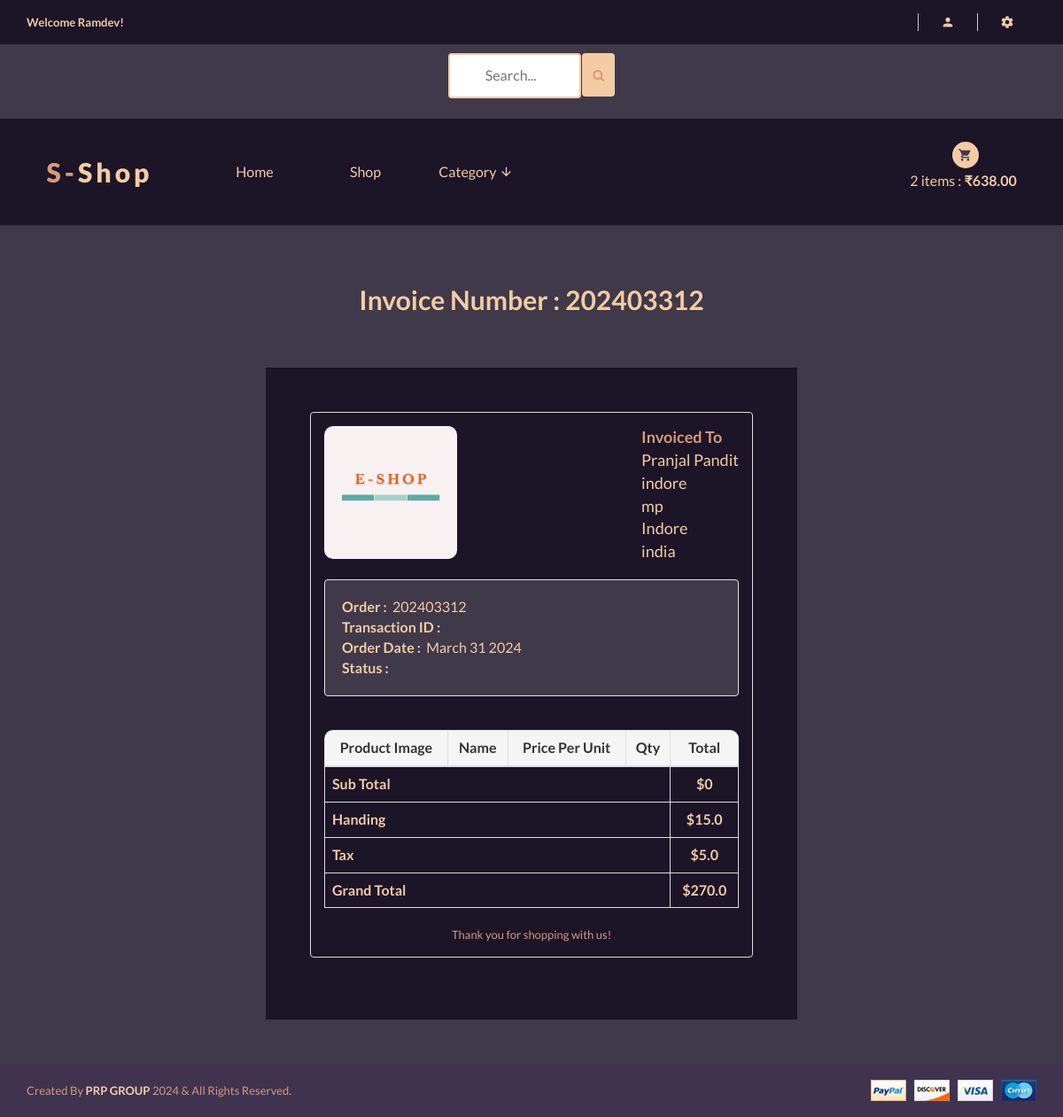
Page /account/order_detail/202403312/ (signed in) on the committed database.
### accounts/models.py (models this page shows, shortened)
class Account(AbstractBaseUser):
    first_name = models.CharField(max_length=50)
    last_name = models.CharField(max_length=50)
    username = models.CharField(max_length=50, unique=True)
    email = models.EmailField(max_length=100, unique=True)
    Phone_number = models.CharField(max_length=50)
    is_admin = models.BooleanField(default=False)
    is_staff = models.BooleanField(default=False)
    is_active = models.BooleanField(default=False)
    is_superadmin = models.BooleanField(default=False)
    date_joined_for_format = models.DateTimeField(auto_now_add=True)
    last_login_for_format  = models.DateTimeField(auto_now_add=True)
    USERNAME_FIELD = 'email'
    REQUIRED_FIELDS = ['username', 'first_name', 'last_name']
    objects = AccountManger()

### orders/models.py (models this page shows, shortened)
class Order(models.Model):
    STATUS = (
        ('New', 'New'),
        ('Accepted', 'Accepted'),
        ('Completed', 'Completed'),
        ('Cancelled', 'Cancelled'),
    )
    user = models.ForeignKey(Account, on_delete=models.SET_NULL, null=True)
    payment = models.ForeignKey(Payment, on_delete=models.SET_NULL, blank=True, null=True)
    order_number = models.CharField(max_length=20)
    first_name = models.CharField(max_length=50)
    last_name = models.CharField(max_length=50)
    phone = models.CharField(max_length=15)
    email = models.EmailField(max_length=50)
    address = models.TextField(max_length=1000)
    country = models.CharField(max_length=50)
    state = models.CharField(max_length=50)
    city = models.CharField(max_length=50)
    order_note = models.CharField(max_length=1000, blank=True)
    order_total = models.FloatField()
    tax = models.FloatField()
    status = models.CharField(max_length=10, choices=STATUS, default='New')
    ip = models.CharField(blank=True, max_length=20)
    is_ordered = models.BooleanField(default=False)
    created_at = models.DateTimeField(auto_now_add=True)
    updated_at = models.DateTimeField(auto_now=True)
    def full_name(self):
        return f'{self.first_name} {self.last_name}'
    def order_created(self):
        return self.created_at.strftime('%B %d %Y')

### accounts/views.py (the view)
# urls.py: path('order_detail/<int:order_id>/', views.order_detail, name='order_detail'),
@login_required(login_url = 'accounts:login')
def order_detail(request,order_id):
    order_detail = OrderProduct.objects.filter(order__order_number=order_id)
    order = Order.objects.get(order_number=order_id)
    subtotal = 0
    for x in order_detail:
        subtotal += x.product_price * x.quantity
    context = {
        'order_detail': order_detail,
        'order': order,
        'subtotal': subtotal,
    }
    return render(request, 'shop/accounts/dashboard/order_detail.html', context)

### templates/shop/accounts/dashboard/order_detail.html (shortened to what this page needs)
{% extends '../../../base.html' %}
{% load static %}
{% block content %}
<div class="container" style="margin-top: 50px;">
  <h2 class="text-center">Invoice Number : {{order.order_number}} </h2>
</div>
<div class="container"
  style="margin: 0 auto;width: 50%;padding: 50px;background: #1c1427;margin-top: 50px;margin-bottom: 50px;">
  <div  class="row invoice row-printable">
    <div  class="col-md-12">
      <div style="background:#1c1427" class="panel panel-default plain" id="dash_0">
        <div class="panel-body p30">
          <div class="row">
            <div class="col-lg-6">
              <div class="invoice-logo"><img style="border-radius:10px;" width="150" height="150" src={% static './img/logo.jpg' %} alt="Invoice logo"
                  style="max-height:130px;"></div>
            </div>
            <div style="font-size:18px" class="col-lg-6 ">
              <div class="invoice-from  ">
                <ul class="list-unstyled floatright">
                  <li style="color:#d99879"><strong>Invoiced To</strong></li><br>
                  <li>{{order.full_name}}</li><br>
                  <li>{{order.address}}</li><br>
                  <li>{{order.state}}</li><br>
                  <li>{{order.city}}</li><br>
                  <li>{{order.country}}</li>
                </ul>
              </div>
            </div>
            <div class="col-lg-12">
            <br>
              <div style="font-size:16px">
                <div style="background:#40394a" class="well">
                  <ul  style="margin:auto">
                    <li><strong><span >Order :</span></strong>&nbsp; {{order.order_number}}</li><br>
                    <li><strong><span >Transaction ID :</span></strong>&nbsp; {{order.payment.payment_id}}</li><br>
                    <li><strong><span >Order Date :</span></strong>&nbsp; {{order.order_created}}</li><br>
                    <li><strong><span >Status :</span></strong>&nbsp; {{order.payment.status}}</li><br>
                  </ul>
                </div>
              </div>
              <br>
              <div>
                <div  style="border-radius:10px;" class="table-responsive" style="overflow: hidden; outline: none;" tabindex="0">
                  <table style="font-size:16px"  class="table table-bordered">
                    <thead >
                      <tr>
                        <th style="" class="per70 text-center">Product Image</th>
                        <th style="" class="per70 text-center">Name</th>
                        <th style="" class="per5 text-center">Price per unit</th>
                        <th style="" class="per5 text-center">Qty</th>
                        <th style="" class="per25 text-center">Total</th>
                      </tr>
                    </thead>
                    <tbody>
                      <tr>
                        <th colspan="4" class="text-left">Sub Total</th>
                        <th class="text-center">${{subtotal}}  </th>
                      </tr>
                      <tr>
                        <th colspan="4" class="text-left">Handing</th>
                        <th class="text-center">$15.0  </th>
                      </tr>
                      <tr>
                        <th colspan="4" class="text-left">Tax</th>
                        <th class="text-center">${{order.tax}}  </th>
                      </tr>
                    </tbody>
                    <tfoot>
                      <tr>
                        <th colspan="4" class="text-left">Grand Total</th>
                        <th class="text-center">${{order.order_total}}  </th>
                      </tr>
                    </tfoot>
                  </table>
                </div>
              </div>
              <div class="invoice-footer mt25">
                <p style="color:#d99879" class="text-center">Thank you for shopping with us!</p>
              </div>
            </div>
          </div>
        </div>
      </div>
    </div>
  </div>
</div>
{% endblock content %}

### templates/base.html (shortened to what this page needs)
{% load static %}
<html class="no-js" lang="">
<head>
    <link rel="stylesheet" href="{% static 'css/bootstrap.min.css' %}">
    <link rel="stylesheet" href="{% static 'css/animate.css' %}">
    <link rel="stylesheet" href="{% static 'css/materialdesignicons.min.css' %}">
    <link rel="stylesheet" href="{% static 'css/jquery.simpleLens.css' %}">
    <link rel="stylesheet" href="{% static 'css/jquery-ui.min.css' %}">
    <link rel="stylesheet" href="{% static 'css/meanmenu.min.css' %}">
    <link rel="stylesheet" href="{% static 'css/nivo-slider.css' %}">
    <link rel="stylesheet" href="{% static 'css/owl.carousel.css' %}">
    <link rel="stylesheet" href="{% static 'css/style.css' %}">
    <link rel="stylesheet" href="{% static 'css/responsive.css' %}">
    <link rel="stylesheet" href="https://cdnjs.cloudflare.com/ajax/libs/font-awesome/4.7.0/css/font-awesome.min.css">
</head>
<body style="background:#40394a">
    <header style="background:#1c1427" class="header-one header-two">
        <div style="background:#1c1427" class="header-top-two">
            <div class="container text-center">
                <div class="row">
                    <div class="col-sm-12">
                        <div class="middel-top">
                            {% if user.id is None %}
                            <div class="left floatleft">
                                <p style="color:#f4cca4"><b>Welcome Guest!</b></p>
                            </div>
                            {% else %}
                            <div class="left floatleft">
                                <p style="color:#f4cca4"><b>Welcome {{user.first_name | capfirst}}!</b></p>
                            </div>
                            {% endif %}
                        </div>
                        <div class="middel-top clearfix">
                            <ul class="clearfix right floatright">
                                <li>
                                    <a style="color:#f4cca4" href="#"><i class="mdi mdi-account"></i></a>
                                </li>
                                <li>
                                    <a style="color:#f4cca4" href="#"><i class="mdi mdi-settings"></i></a>
                                </li>
                            </ul>
                            </div>
                        </div>
                    </div>
                </div>
            </div>
        <div style="background:#40394a">
            <div class="container text-center">
                <div class="row">
                    <div class="col-sm-12">
                        <form id="searchh" action={% url 'shop:search' %} method="GET">
                        <input  type="text" name="keyword" placeholder="Search...">
                        <button style="height:49px; margin-bottom:6px; background:#f4cca4;margin-left:-1px;border:None "  class="btn btn-warning" type="submit">
                           <i style="color:#d99879" class="fa fa-search"></i>
                        </button>
                        </form>
                    </div>
                </div>
            </div>
        </div>
        <div class="container text-center">
            <div class="row">
                <div class="col-sm-2">
                    <div class="logo">
                        <a style="color:#f4cca4;font-weight: 800;" href="\"><span
                                style="color:#d99879">S-</span>shop</a>
                    </div>
                </div>
                <div class="col-sm-8">
                    <div class="header-middel">
                        <div class="mainmenu">
                            <nav >
                                <ul>
                                    <li ><a href="\">Home</a></li>
                                    <li><a href="{% url 'shop:shop' %}">Shop</a></li>
                                    <li><a href="#">Category <i class="mdi mdi-arrow-down"></i></a>
                                    </li>
                                </ul>
                            </nav>
                        </div>
                    </div>
                </div>
                <div class="col-sm-2">
                    <div class="cart-itmes">
                        <a class="cart-itme-a" href="{% url 'cart:cart' %}">
                            <i class="mdi mdi-cart"></i>
                            {{quantityyy}} items : <strong>₹{{totalll}}</strong>
                        </a>
                    </div>
                </div>
            </div>
        </div>
    </header>
    <br>
    {% block content %}
    {% endblock content %}
    <footer>
        <div  style="background:#3f3350" class="footer-bottom">
            <div class="container">
                <div class="row">
                    <div class="col-xs-12 col-sm-6">
                        <p style="color:#d99879">Created By <span style="color:#f4cca4"><b>PRP GROUP</b></span> 2024 &
                            All Rights Reserved.</p>
                    </div>
                    <div class="col-xs-12 col-sm-6 text-right">
                        <a href="#"><img src="{% static 'img/footer/payment.png' %}" alt="" /></a>
                    </div>
                </div>
            </div>
        </div>
    </footer>
</body>
</html>

### rows in the picture
Account: first_name "Ramdev"
Order: order_number "202403312", full_name "Pranjal Pandit", address "indore", state "mp", city "Indore", country "india", order_created "March 31 2024", tax "5.0", order_total "270.0"

### other values in the picture
{{ quantityyy }} "2"
{{ totalll }} "638.00"
{{ subtotal }} "0"
